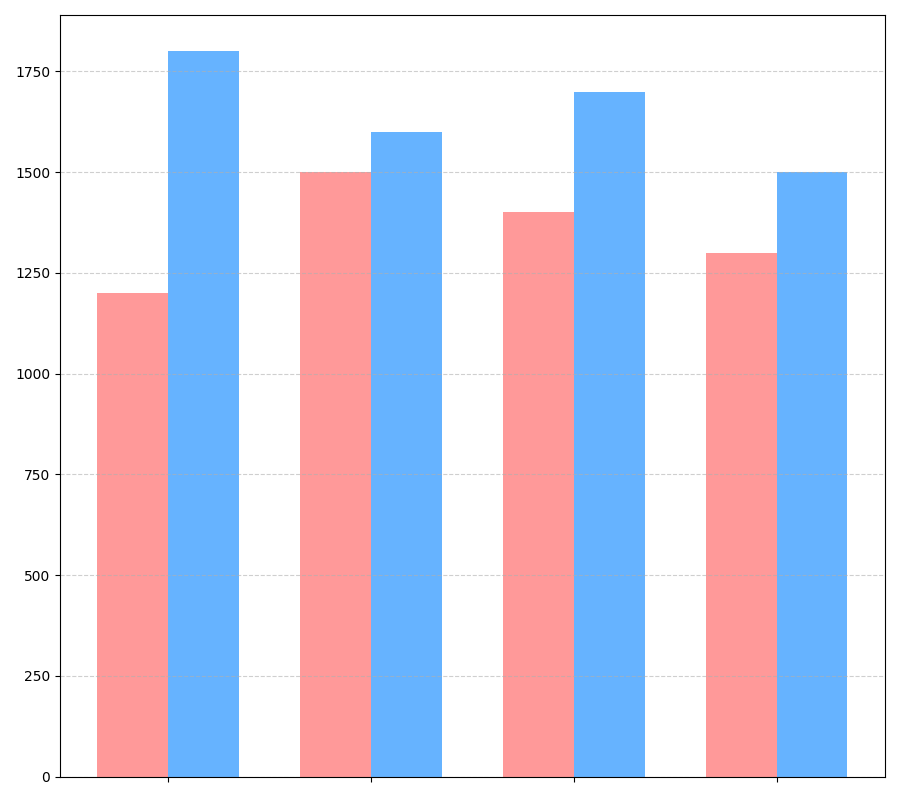

Recreate this plot in Python.
import matplotlib.pyplot as plt
import numpy as np

# Define regions and sales data
regions = ['North', 'South', 'East', 'West']
fruit_juice_sales = [1200, 1500, 1400, 1300]
soda_sales = [1800, 1600, 1700, 1500]

# Position of bars on x-axis
x = np.arange(len(regions))

# Width of a bar
width = 0.35

# Create a single subplot
fig, ax1 = plt.subplots(figsize=(9, 8))

# Bar chart for sales performance
ax1.bar(x - width/2, fruit_juice_sales, width, color='#ff9999')
ax1.bar(x + width/2, soda_sales, width, color='#66b3ff')

# Customization
ax1.set_xticks(x)
ax1.set_xticklabels([])  # Remove x-axis labels
ax1.grid(axis='y', linestyle='--', alpha=0.6)
ax1.legend().set_visible(False)  # Remove legend

# Automatically adjust layout
plt.tight_layout()

# Show the plot
plt.show()
